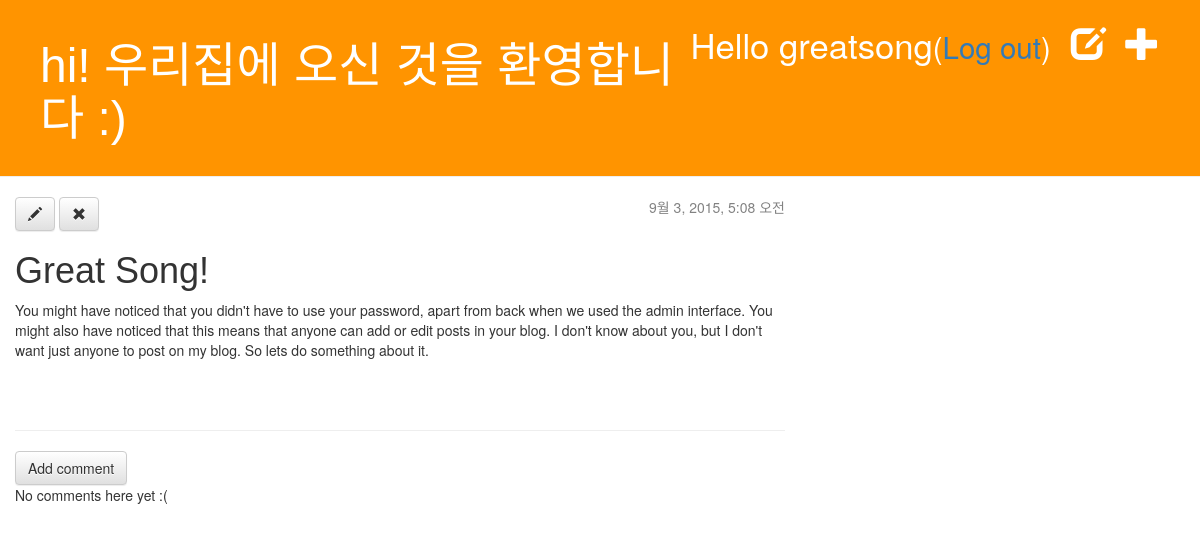
Page /post/2/ (signed in) on the committed database.
### blog/models.py (models this page shows, shortened)
class Post(models.Model):
    author = models.ForeignKey('auth.User')
    title = models.CharField(max_length=200)
    text = models.TextField()
    created_date = models.DateTimeField(default=timezone.now)
    published_date = models.DateTimeField(blank=True, null=True)

### blog/views.py (the view)
# urls.py: url(r'^post/(?P<post_id>[0-9]+)/$', views.post_detail, name='post_detail'),
@login_required
def post_detail(request, post_id):
    post = get_object_or_404(Post, pk=post_id)
    return render(request, 'blog/post_detail.html', {'post': post})

### blog/templates/blog/post_detail.html
{% extends "blog/base.html" %}
{% block content %}
    <div class="post">
        {% if post.published_date %}
            <div class="date">
                {{ post.published_date }}
            </div>
        {% else %}
            <a class="btn btn-default" href="{% url "blog.views.post_publish" post_id=post.pk %}">Publish</a>
        {% endif %}
        <a class="btn btn-default" href="{% url "post_edit" post_id=post.pk %}"><span class="glyphicon glyphicon-pencil"></span></a>
        <a class="btn btn-default" href="{% url "post_remove" post_id=post.pk %}"><span class="glyphicon glyphicon-remove"></span></a>
        <h1>{{ post.title }}</h1>
        <p>{{ post.text|linebreaks }}</p>
    </div>
    <hr>
    <a class="btn btn-default" href="{% url "add_comment_to_post" post_id=post.pk %}">Add comment</a>
{% for comment in post.comments.all %}
    {% if user.is_authenticated or comment.approved_comment %}
    <div class="comment">
        <div class="date">
            {{ comment.created_date }}
            {% if not comment.approved_comment %}
                <a class="btn btn-default" href="{% url "comment_remove" post_id=comment.pk %}"><span class="glyphicon glyphicon-remove"></span></a>
                <a class="btn btn-default" href="{% url "comment_approve" post_id=comment.pk %}"><span class="glyphicon glyphicon-ok"></span></a>
            {% endif %}
        </div>
        <strong>{{ comment.author }}</strong>
        <p>{{ comment.text|linebreaks }}</p>
    </div>
    {% endif %}
{% empty %}
    <p>No comments here yet :(</p>
{% endfor %}
{% endblock %}

### blog/templates/blog/base.html (shortened to what this page needs)
{% load staticfiles %}
<!DOCTYPE html>
<html>
<head>
<link rel="stylesheet" href="https://maxcdn.bootstrapcdn.com/bootstrap/3.3.5/css/bootstrap.min.css">
<link rel="stylesheet" href="https://maxcdn.bootstrapcdn.com/bootstrap/3.3.5/css/bootstrap-theme.min.css">
<link rel="stylesheet" href="{% static "css/blog.css" %}">
</head>
<body>
    <div id="flip" class="page-header">
        {% if user.is_authenticated %}
        <a href="{% url "post_new" %}" class="top-menu"><span class="glyphicon glyphicon-plus"></span></a>
        <a href="{% url "post_draft_list" %}" class="top-menu"><span class="glyphicon glyphicon-edit"></span></a>
        <p class="top-menu">Hello {{ user.username }}<small>(<a href="{% url "django.contrib.auth.views.logout" %}">Log out</a>)</small></p>
        {% else %}
        <a href="{% url "django.contrib.auth.views.login" %}" class="top-menu"><span class="glyphicon glyphicon-lock"></span></a>
        {% endif %}
        <a href="{% url "post_list" %}"><h1>hi! 우리집에 오신 것을 환영합니다 :)</h1></a>
    </div>
<div id="panel" class="col-md-8">
    {% block content %}
    {% endblock %}
</div>
</body>
</html>

### blog/static/css/blog.css (style rules this page uses)
.page-header { background-color: #ff9400; margin-top: 0; padding: 20px 20px 20px 40px; }
.page-header h1, .page-header h1 a, .page-header h1 a:visited, .page-header h1 a:active { color: #ffffff; font-size: 36pt; text-decoration: none; }
h1, h2, h3, h4 { font-family: 'Nanum Gothic', sans-serif; }
.date { float: right; color: #828282; }
.top-menu, .top-menu:hover, .top-menu:visited { color: #ffffff; float: right; font-size: 26pt; margin-right: 20px; }
.post { margin-bottom: 70px; }

### rows in the picture
Post: published_date "9월 3, 2015, 5:08 오전", title "Great Song!", text "You might have noticed that you didn't have to use your password, apart from back when we used the admin interface. You might also have noticed that this means that anyone can add or edit posts in your blog. I don't know about you, but I don't want just anyone to post on my blog. So lets do something about it."

### other values in the picture
{{ user.username }} "greatsong"
